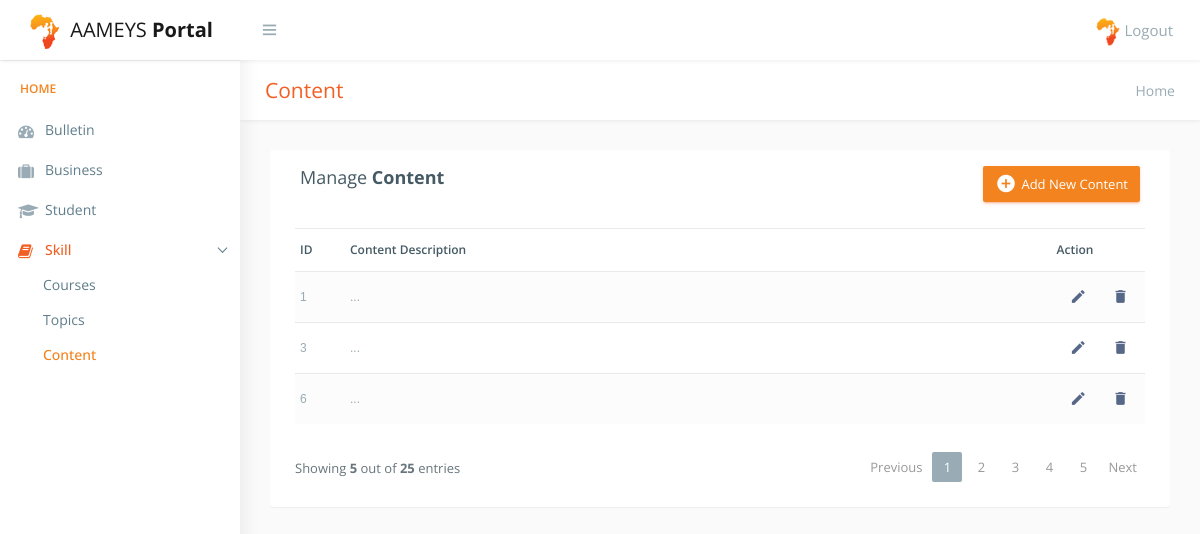
The page /content.php (signed in) on the database its author committed.
### tables this page shows
CREATE TABLE `content` (
  `conId` int(11) NOT NULL,
  `topId` int(11) NOT NULL,
  `conDescrip` longtext NOT NULL
);

### content.php (the view, shortened to what this page needs)
<!DOCTYPE html>
<?php
include "include/db_config.php";
function custom_echo($x, $length)
{
  if(strlen($x)<=$length)
  {
    echo $x;
  }
  else
  {
    $y=substr($x,0,$length) . '...';
    echo $y;
  }
}
?>
<html lang="en">
<head>
    <link href="css/lib/bootstrap/bootstrap.css" rel="stylesheet">
    <link href="css/helper.css" rel="stylesheet">
    <link href="css/style.css" rel="stylesheet">
</head>
<body class="fix-header fix-sidebar">
    <div id="main-wrapper">
        <div class="header" style="">
            <?php include "include/top_nav.php"; ?>
        </div>
        <div class="left-sidebar" style="overflow: visible;">
            <?php include "include/side_nav.php"; ?>
        </div>
        <div class="page-wrapper" style="min-height: 157px;">
            <div class="row page-titles">
                <div class="col-md-5 align-self-center">
                    <h3 class="text-primary">Content</h3> </div>
                <div class="col-md-7 align-self-center">
                    <ol class="breadcrumb">
                        <li class="breadcrumb-item active">Home</a></li>
                    </ol>
                </div>
            </div>
            <div class="container-fluid">
                <div class="table-wrapper">
                    <div class="table-title">
                        <div class="row">
                            <div class="col-sm-6">
                    <h4>Manage <b>Content</b></h4>
                  </div>
                  <div class="col-sm-6">
                  <a href="addcontentcourse.php" class="btn btn-success"><i class="material-icons"></i> <span>Add New Content</span></a>
                  </div>
                        </div>
                    </div>
                    <table class="table table-striped table-hover">
                        <thead>
                            <tr>
                                <th>ID</th>
                                <th>Content Description</th>
                                <th>Action</th>
                            </tr>
                        </thead>
                        <tbody>
                        <?php
                          $query = "SELECT conId, conDescrip,topId FROM content";
                          $result = mysqli_query($conn,$query);
                          while($row = mysqli_fetch_assoc($result))
                          {
                        ?>
                            <tr>
                                <td><?php echo $row['conId'];?></td>
                                <td><?php custom_echo($row['conDescrip'],0);?></td>
                                <td>
                                  <a  href="editcontent.php?id=<?php echo $row['conId'];?>" class="edit" data-toggle="tooltip" data-placement="top" title="Edit Content">
                                    <i class="material-icons"></i>
                                  </a>
                                  <a  href="deletecontent.php?id=<?php echo $row['conId'];?>" class="delete" data-toggle="tooltip" data-placement="top" title="Delete Content">
                                    <i class="material-icons" ></i>
                                  </a>
                                </td>
                            </tr>
                          <?php
                          }
                          ?>
                        </tbody>
                    </table>
                <div class="clearfix">
                        <div class="hint-text">Showing <b>5</b> out of <b>25</b> entries</div>
                        <ul class="pagination">
                            <li class="page-item disabled"><a href="#">Previous</a></li>
                            <li class="page-item active"><a class="page-link">1</a></li>
                            <li class="page-item"><a href="#" class="page-link">2</a></li>
                            <li class="page-item"><a href="#" class="page-link">3</a></li>
                            <li class="page-item"><a href="#" class="page-link">4</a></li>
                            <li class="page-item"><a href="#" class="page-link">5</a></li>
                            <li class="page-item"><a href="#" class="page-link">Next</a></li>
                        </ul>
                    </div>
                </div>
                </div>
      </div>
  </div>
</body>
</html>

### rows shown on the page
content: conId "1", conDescrip "..."
content: conId "3", conDescrip "..."
content: conId "6", conDescrip "..."
